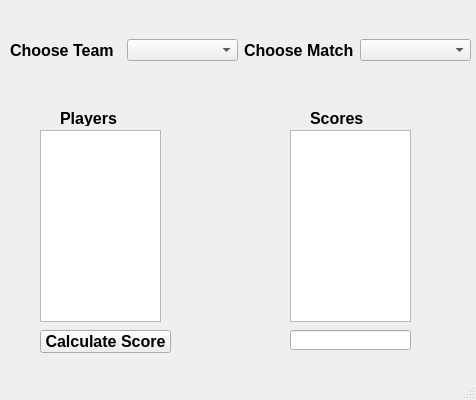
<?xml version="1.0" encoding="UTF-8"?>
<ui version="4.0">
 <class>EvaluateWindow</class>
 <widget class="QMainWindow" name="EvaluateWindow">
  <property name="geometry">
   <rect>
    <x>0</x>
    <y>0</y>
    <width>476</width>
    <height>400</height>
   </rect>
  </property>
  <property name="windowTitle">
   <string>MainWindow</string>
  </property>
  <widget class="QWidget" name="centralwidget">
   <widget class="QWidget" name="horizontalLayoutWidget">
    <property name="geometry">
     <rect>
      <x>10</x>
      <y>10</y>
      <width>461</width>
      <height>81</height>
     </rect>
    </property>
    <layout class="QHBoxLayout" name="horizontalLayout">
     <item>
      <widget class="QLabel" name="chooseteam">
       <property name="font">
        <font>
         <family>Arial</family>
         <pointsize>12</pointsize>
         <weight>75</weight>
         <bold>true</bold>
        </font>
       </property>
       <property name="text">
        <string>Choose Team</string>
       </property>
      </widget>
     </item>
     <item>
      <widget class="QComboBox" name="teamedit"/>
     </item>
     <item>
      <widget class="QLabel" name="choosematch">
       <property name="font">
        <font>
         <family>Arial</family>
         <pointsize>12</pointsize>
         <weight>75</weight>
         <bold>true</bold>
        </font>
       </property>
       <property name="text">
        <string>Choose Match</string>
       </property>
      </widget>
     </item>
     <item>
      <widget class="QComboBox" name="matchedit"/>
     </item>
    </layout>
   </widget>
   <widget class="QLabel" name="player">
    <property name="geometry">
     <rect>
      <x>60</x>
      <y>110</y>
      <width>61</width>
      <height>16</height>
     </rect>
    </property>
    <property name="font">
     <font>
      <family>Arial</family>
      <pointsize>12</pointsize>
      <weight>75</weight>
      <bold>true</bold>
     </font>
    </property>
    <property name="text">
     <string>Players</string>
    </property>
   </widget>
   <widget class="QLabel" name="scores">
    <property name="geometry">
     <rect>
      <x>310</x>
      <y>110</y>
      <width>61</width>
      <height>16</height>
     </rect>
    </property>
    <property name="font">
     <font>
      <family>Arial</family>
      <pointsize>12</pointsize>
      <weight>75</weight>
      <bold>true</bold>
     </font>
    </property>
    <property name="text">
     <string>Scores</string>
    </property>
   </widget>
   <widget class="QListWidget" name="playerlist">
    <property name="geometry">
     <rect>
      <x>40</x>
      <y>130</y>
      <width>121</width>
      <height>192</height>
     </rect>
    </property>
   </widget>
   <widget class="QListWidget" name="scorelist">
    <property name="geometry">
     <rect>
      <x>290</x>
      <y>130</y>
      <width>121</width>
      <height>192</height>
     </rect>
    </property>
   </widget>
   <widget class="QLineEdit" name="outputscore">
    <property name="geometry">
     <rect>
      <x>290</x>
      <y>330</y>
      <width>121</width>
      <height>20</height>
     </rect>
    </property>
   </widget>
   <widget class="QPushButton" name="calscore_2">
    <property name="geometry">
     <rect>
      <x>40</x>
      <y>330</y>
      <width>131</width>
      <height>23</height>
     </rect>
    </property>
    <property name="font">
     <font>
      <family>Arial</family>
      <pointsize>12</pointsize>
      <weight>75</weight>
      <bold>true</bold>
     </font>
    </property>
    <property name="text">
     <string>Calculate Score</string>
    </property>
   </widget>
  </widget>
  <widget class="QMenuBar" name="menubar">
   <property name="geometry">
    <rect>
     <x>0</x>
     <y>0</y>
     <width>476</width>
     <height>21</height>
    </rect>
   </property>
  </widget>
  <widget class="QStatusBar" name="statusbar"/>
 </widget>
 <resources/>
 <connections/>
</ui>
